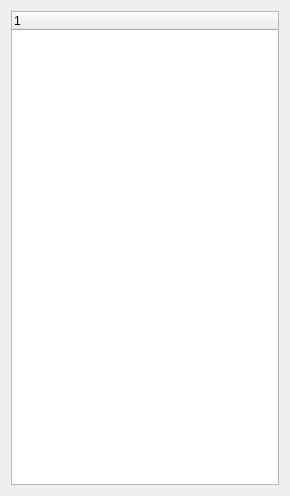
<?xml version="1.0" encoding="UTF-8"?>
<ui version="4.0">
 <class>Dialog</class>
 <widget class="QDialog" name="Dialog">
  <property name="geometry">
   <rect>
    <x>0</x>
    <y>0</y>
    <width>290</width>
    <height>496</height>
   </rect>
  </property>
  <property name="sizePolicy">
   <sizepolicy hsizetype="Expanding" vsizetype="Expanding">
    <horstretch>0</horstretch>
    <verstretch>0</verstretch>
   </sizepolicy>
  </property>
  <property name="windowTitle">
   <string>Dialog</string>
  </property>
  <layout class="QVBoxLayout" name="verticalLayout">
   <item>
    <widget class="QTreeWidget" name="treeWidget">
     <property name="sizePolicy">
      <sizepolicy hsizetype="Expanding" vsizetype="Expanding">
       <horstretch>0</horstretch>
       <verstretch>0</verstretch>
      </sizepolicy>
     </property>
     <property name="minimumSize">
      <size>
       <width>0</width>
       <height>0</height>
      </size>
     </property>
     <property name="maximumSize">
      <size>
       <width>16777215</width>
       <height>16777215</height>
      </size>
     </property>
    </widget>
   </item>
  </layout>
 </widget>
 <resources/>
 <connections/>
</ui>
